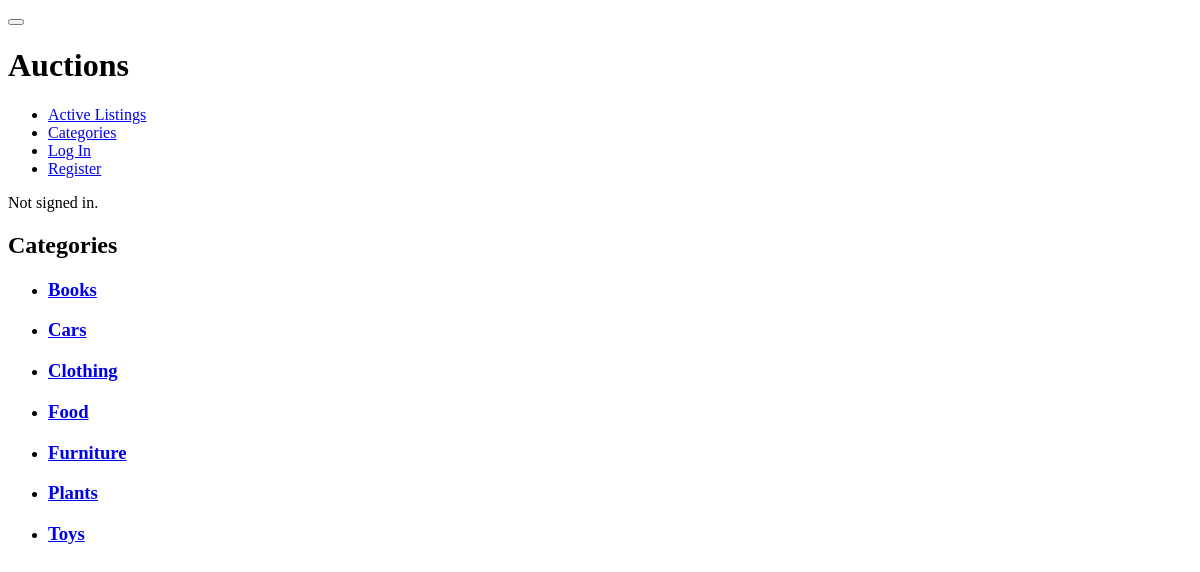
The page /categories on the database as committed earlier.
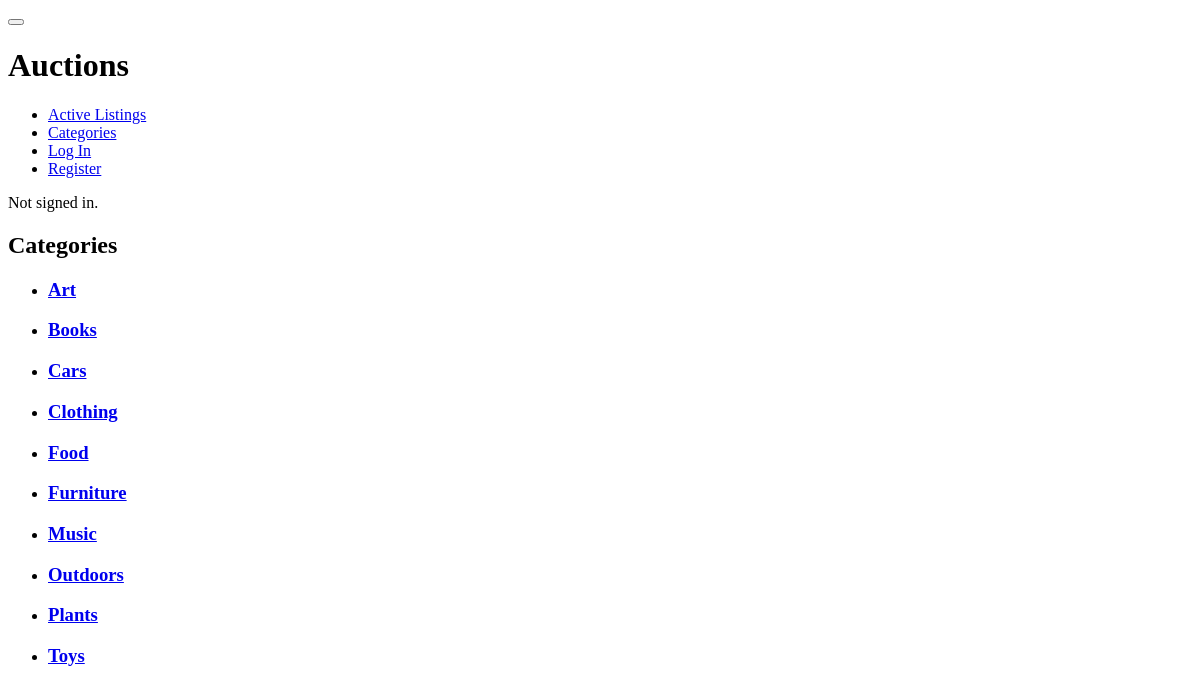
The same page on the database as committed later.
### auctions/models.py (models this page shows)
class Category(models.Model):
    name = models.CharField(max_length=64)
    def __str__(self):
        return self.name

### auctions/views.py (the view, shortened to what this page needs)
# urls.py: path("categories", views.categories, name="categories"),
def categories(request, name=None):
    if name is None:
        categories = Category.objects.all().order_by("name")
        return render(request, "auctions/categories.html", {
            "categories": categories
        })

### auctions/templates/auctions/categories.html (shortened to what this page needs)
{% extends "auctions/layout.html" %}
{% block body %}
<div class="row">
    <div class="col-6">
        <div class="card" style="width: 16rem;">
            <div class="card-header">
                <h2 class="m-0">Categories</h2>
            </div>
            <ul class="list-group list-group-flush">
            {% for category in categories %}
                <li class="list-group-item">
                    <a href="{% url 'category' category.name %}"><h3 class="m-0">{{ category }}</h3></a>
                </li>
            {% endfor %}
            </ul>
        </div>
    </div>
</div>
{% endblock body %}

Rows that differ between the two databases and show on the page:
added Category: name "Art"
added Category: name "Music"
added Category: name "Outdoors"
